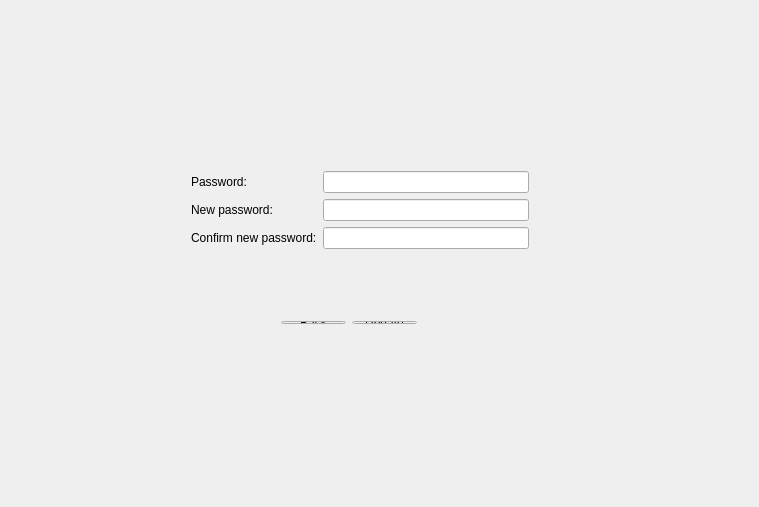
<?xml version="1.0" encoding="UTF-8"?>
<ui version="4.0">
 <class>PasswordChangeScreen</class>
 <widget class="QWidget" name="PasswordChangeScreen">
  <property name="geometry">
   <rect>
    <x>0</x>
    <y>0</y>
    <width>759</width>
    <height>507</height>
   </rect>
  </property>
  <property name="windowTitle">
   <string>PasswordChangeScreen</string>
  </property>
  <widget class="QWidget" name="verticalLayoutWidget">
   <property name="geometry">
    <rect>
     <x>180</x>
     <y>150</y>
     <width>360</width>
     <height>121</height>
    </rect>
   </property>
   <layout class="QVBoxLayout" name="verticalLayout_2">
    <item>
     <layout class="QVBoxLayout" name="verticalLayout">
      <item>
       <layout class="QHBoxLayout" name="horizontalLayout">
        <item>
         <widget class="QLabel" name="label">
          <property name="text">
           <string>Password:                     </string>
          </property>
         </widget>
        </item>
        <item>
         <widget class="QLineEdit" name="password"/>
        </item>
       </layout>
      </item>
      <item>
       <layout class="QHBoxLayout" name="horizontalLayout_2">
        <item>
         <widget class="QLabel" name="label_2">
          <property name="text">
           <string>New password:             </string>
          </property>
         </widget>
        </item>
        <item>
         <widget class="QLineEdit" name="newPassword">
          <property name="echoMode">
           <enum>QLineEdit::Password</enum>
          </property>
         </widget>
        </item>
       </layout>
      </item>
      <item>
       <layout class="QHBoxLayout" name="horizontalLayout_3">
        <item>
         <widget class="QLabel" name="label_3">
          <property name="text">
           <string>Confirm new password:</string>
          </property>
         </widget>
        </item>
        <item>
         <widget class="QLineEdit" name="confirmNewPassword">
          <property name="echoMode">
           <enum>QLineEdit::Password</enum>
          </property>
         </widget>
        </item>
       </layout>
      </item>
     </layout>
    </item>
   </layout>
  </widget>
  <widget class="QWidget" name="">
   <property name="geometry">
    <rect>
     <x>270</x>
     <y>310</y>
     <width>158</width>
     <height>25</height>
    </rect>
   </property>
   <layout class="QHBoxLayout" name="horizontalLayout_4">
    <item>
     <widget class="QPushButton" name="pushButton">
      <property name="text">
       <string>Back</string>
      </property>
     </widget>
    </item>
    <item>
     <widget class="QPushButton" name="pushButton_2">
      <property name="text">
       <string>Update</string>
      </property>
     </widget>
    </item>
   </layout>
  </widget>
  <zorder>label</zorder>
  <zorder>password</zorder>
  <zorder>label_2</zorder>
  <zorder>newPassword</zorder>
  <zorder>label_3</zorder>
  <zorder>confirmNewPassword</zorder>
  <zorder>pushButton</zorder>
  <zorder>pushButton_2</zorder>
  <zorder>verticalLayoutWidget</zorder>
  <zorder>pushButton_2</zorder>
 </widget>
 <layoutdefault spacing="6" margin="11"/>
 <resources/>
 <connections>
  <connection>
   <sender>pushButton</sender>
   <signal>clicked()</signal>
   <receiver>PasswordChangeScreen</receiver>
   <slot>goBack()</slot>
   <hints>
    <hint type="sourcelabel">
     <x>324</x>
     <y>328</y>
    </hint>
    <hint type="destinationlabel">
     <x>314</x>
     <y>460</y>
    </hint>
   </hints>
  </connection>
  <connection>
   <sender>pushButton_2</sender>
   <signal>clicked()</signal>
   <receiver>PasswordChangeScreen</receiver>
   <slot>updatePassword()</slot>
   <hints>
    <hint type="sourcelabel">
     <x>394</x>
     <y>332</y>
    </hint>
    <hint type="destinationlabel">
     <x>436</x>
     <y>459</y>
    </hint>
   </hints>
  </connection>
 </connections>
 <slots>
  <slot>goBack()</slot>
  <slot>updatePassword()</slot>
 </slots>
</ui>
